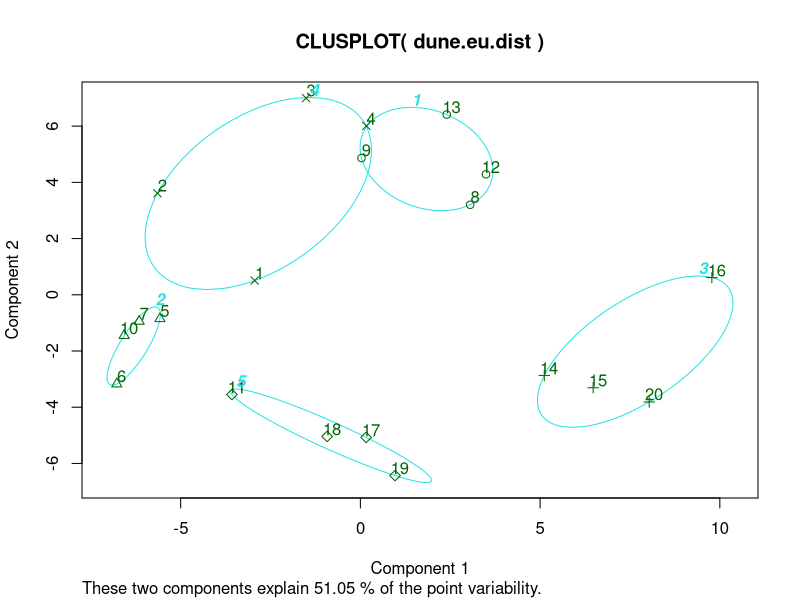
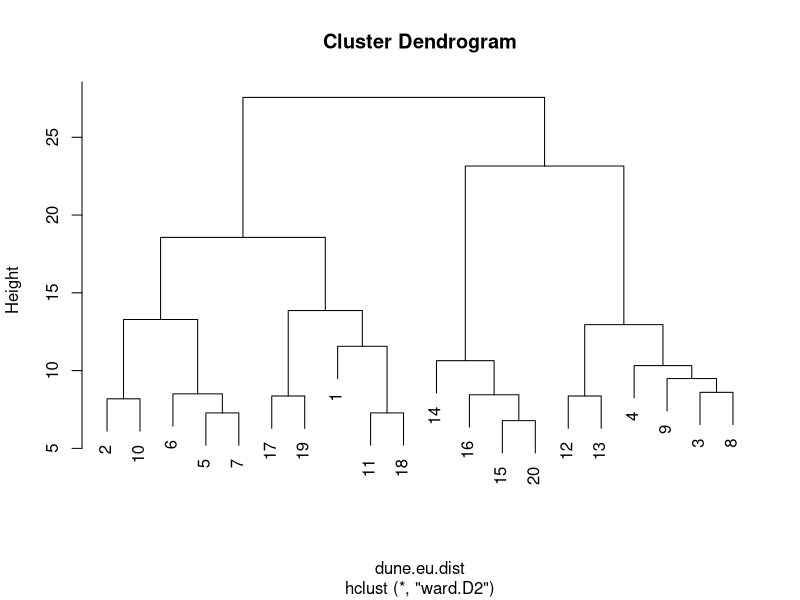
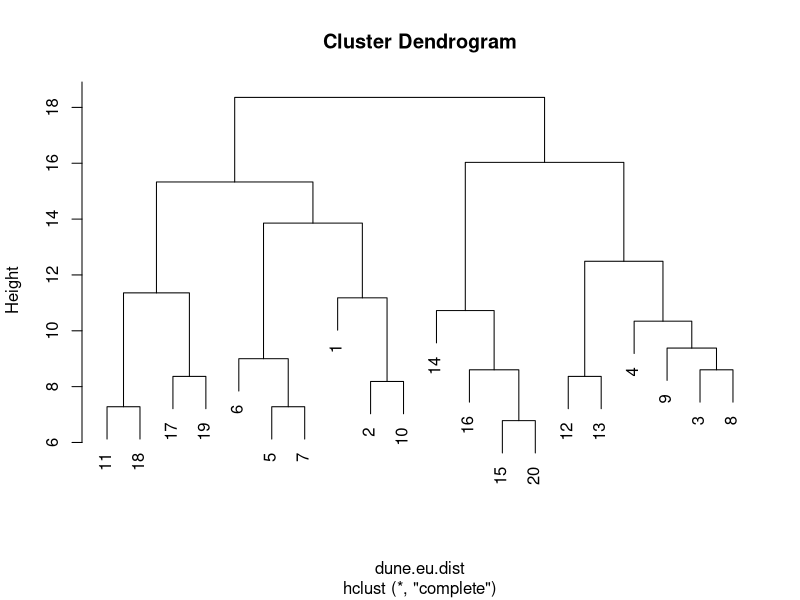
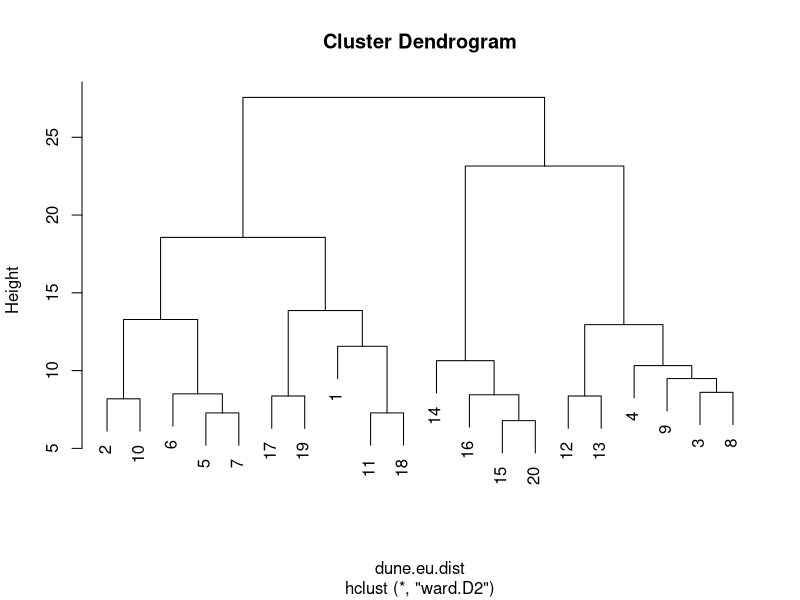
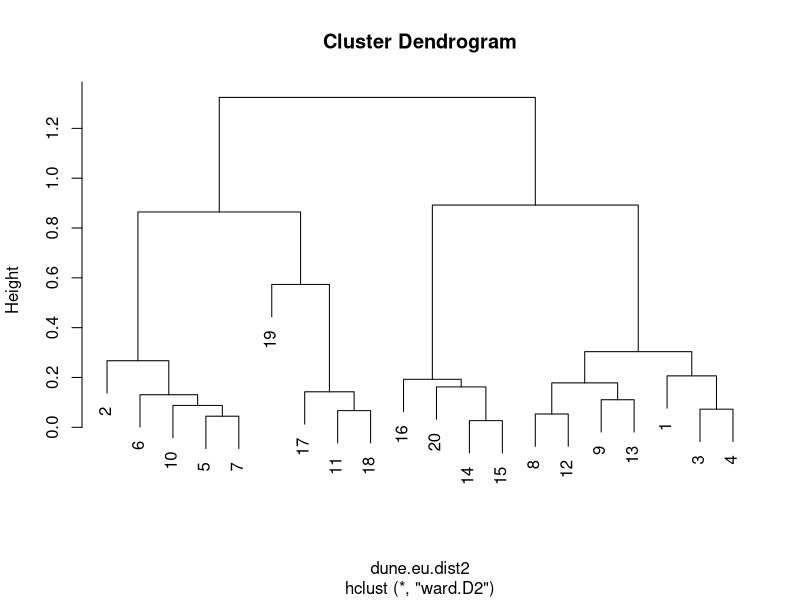

Here is the R script that generated these plots, in order:
# This script will be a tutorial on using clustering. This tutorial should 
# be run with an instructor present, but independent development is 
# encouraged.

# see http://cc.oulu.fi/~jarioksa/opetus/metodi/sessio3.pdf for a
# tutorial by Jari Oksanen

### load libraries and datasets
library(vegan)
library(cluster)
data(dune)

### non hierarchical clustering: kmeans
dune.kc <- kmeans(dune,centers=5)
class(dune.kc)
dune.kc$cluster

dune.eu.dist <- dist(dune,method = "euclidean")
clusplot(x=dune.eu.dist,diss=TRUE,clus = dune.kc$cluste,lines=0,labels = 2)


### hierarchical clustering 
dune.eu.dist <- dist(dune,method = "euclidean")
dune.wc <- hclust(dune.eu.dist,method = "ward.D2")
dune.cc <- hclust(dune.eu.dist,method = "complete")

plot(dune.wc)
plot(dune.cc)

rbind(cutree(dune.wc,k=5),cutree(dune.cc,k=5))

### hierarchical clustering based on PCoA first 2 axes
myPca <- rda(dune,scale=TRUE)
dune.eu.dist2 <- dist(myPca$CA$u[,1:2],method = "euclidean")
dune.wc2 <- hclust(dune.eu.dist2,method = "ward.D2")

plot(dune.wc)
plot(dune.wc2)

table(cutree(dune.wc,k=5),cutree(dune.wc2,k=5))


